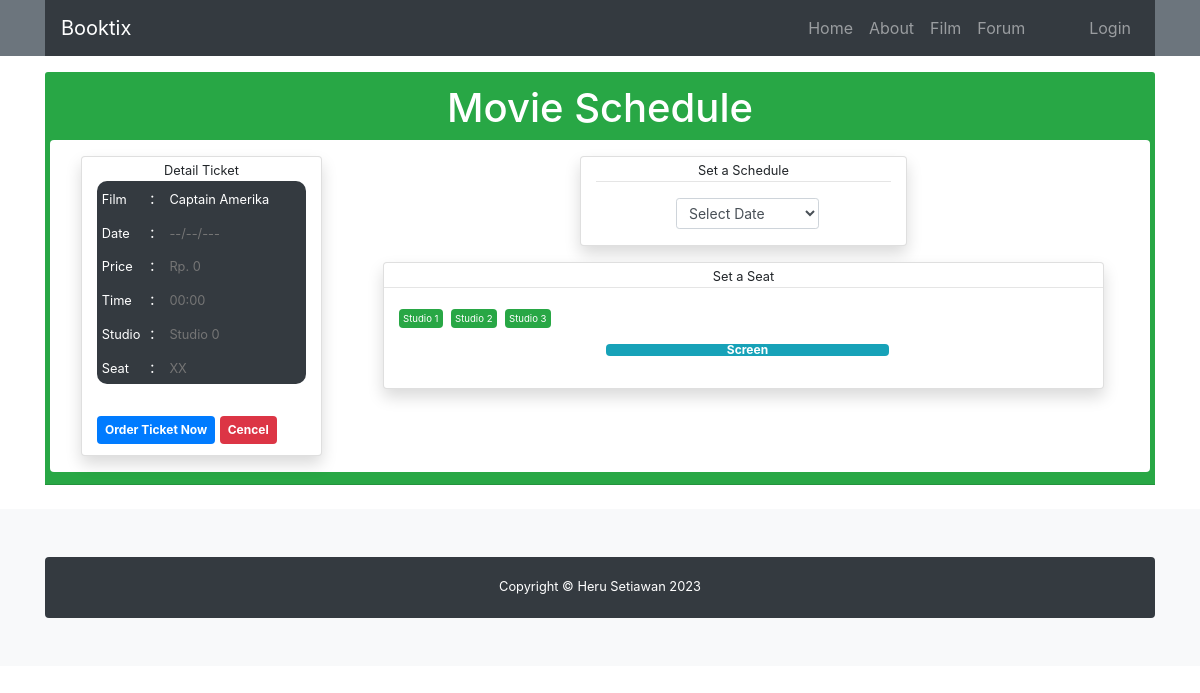
/frontend/film/movieSchedule/1, run on the app's committed database.
### tables this page shows
CREATE TABLE `tbl_film` (
  `id` int(11) NOT NULL,
  `title` varchar(100) NOT NULL,
  `img` varchar(100) NOT NULL,
  `category` varchar(100) NOT NULL,
  `description` text NOT NULL
);

CREATE TABLE `tbl_studio` (
  `id` int(11) NOT NULL,
  `name` varchar(100) NOT NULL,
  `information` varchar(128) NOT NULL,
  `is_active` int(1) NOT NULL
);

### application/controllers/frontend/Film.php (called while the page is built, shortened)
<?php
class Film extends CI_Controller
{
    public function __construct()
    {
        $this->load->model('Film_model', 'film');
        $this->load->model('Schedule_model', 'schedule');
        $this->load->model('Studio_model', 'studio');
        $this->load->model('UserCustomer_model', 'customer');
        $this->load->library('form_validation');
    }
    public function movieSchedule($idFilm)
    {
        $data['title'] = 'Movie Schedule';
        $data['user'] = $this->customer->getCustomerByUsername();
        $data['tblFilm'] = $this->film->getFilmById($idFilm);
        $data['tblSchedule'] = $this->schedule->getSchedule();
        $data['tblStudio'] = $this->studio->getStudio();
        $this->form_validation->set_rules('film', 'Film', 'trim|required|max_length[30]');
        $this->form_validation->set_rules('date', 'Date', 'trim|required|max_length[20]');
        $this->form_validation->set_rules('time', 'Time', 'trim|required|max_length[20]');
        $this->form_validation->set_rules('studio', 'Studio', 'trim|required|max_length[20]');
        $this->form_validation->set_rules('seat', 'Seat', 'trim|required|max_length[20]');
        if ($this->form_validation->run() == false) {
            $this->load->view('frontend/temp/header', $data);
            $this->load->view('frontend/film/movie_schedule', $data);
            $this->load->view('frontend/temp/footer');
        }
    }
}

### index.php (called while the page is built, shortened)
<?php
require_once BASEPATH.'core/CodeIgniter.php';

### application/models/Film_model.php (called while the page is built, shortened)
<?php
class Film_model extends CI_Model
{
    public function getFilmById($id)
    {
        return $this->db->get_where('tbl_film', ['id' => $id])->row_array();
    }
}

### application/models/Studio_model.php (called while the page is built, shortened)
<?php
class Studio_model extends CI_Model
{
    public function getStudio()
    {
        return $this->db->get('tbl_studio')->result_array();
    }
}

### application/views/frontend/film/movie_schedule.php (the view, shortened to what this page needs)
<div class="container mt-3 mb-4">
    <div class="card-header bg-success">
        <h1 class="text text-white d-flex justify-content-center">Movie Schedule</h1>
        <div class="row bg-white pt-3 pl-3 rounded-bottom rounded-top">
            <div class="col-lg-3 d-flex justify-content-end">
                <div class="card shadow col-lg mb-3" style="height: 300px;">
                    <form action="" method="post" class="form">
                        <div class="row-lg- text-center">
                            <small class="">Detail Ticket</small>
                        </div>
                        <div class="col-lg- mb-3">
                            <div class="table-responsive">
                                <table class="table table-sm table-borderless table-dark" style="border-radius: 10px;" id="dataTable" width="100%" cellspacing="0">
                                    <tfoot>
                                        <tr>
                                            <td class="col-2"><small>Film</small></td>
                                            <td class="col-1">:</td>
                                            <td>
                                                <small>
                                                    <input type="text" class="bg-dark text-white border-0  w-100" name="film" id="film" readonly required value="<?= $tblFilm['title']; ?>">
                                                </small>
                                            </td>
                                        </tr>
                                        <tr>
                                            <td><small>Date</small></td>
                                            <td>:</td>
                                            <td>
                                                <small>
                                                    <input type="text" class="bg-dark text-white border-0 w-75" name="date" id="date" readonly required value="" placeholder="--/--/---">
                                                </small>
                                            </td>
                                        </tr>
                                        <tr>
                                            <td><small>Price</small></td>
                                            <td>:</td>
                                            <td>
                                                <small>
                                                    <input type="text" class="bg-dark text-white border-0 w-75" name="price" id="price" readonly required value="" placeholder="Rp. 0">
                                                </small>
                                            </td>
                                        </tr>
                                        <tr>
                                            <td><small>Time</small></td>
                                            <td>:</td>
                                            <td>
                                                <small>
                                                    <input type="text" class="bg-dark text-white border-0 w-75" name="time" id="time" readonly required value="" placeholder="00:00">
                                                </small>
                                            </td>
                                        </tr>
                                        <tr>
                                            <td><small>Studio</small></td>
                                            <td>:</td>
                                            <td>
                                                <small>
                                                    <input type="text" class="bg-dark text-white border-0 w-75" name="studio" id="studio" readonly required value="" placeholder="Studio 0">
                                            </td>
                                        </tr>
                                        <tr>
                                            <td><small>Seat</small></td>
                                            <td>:</td>
                                            <td>
                                                <small>
                                                    <input type=" text" class="bg-dark text-white border-0 w-75" name="seat" id="seat" readonly required value="" placeholder="XX">
                                                </small>
                                            </td>
                                        </tr>
                                    </tfoot>
                                </table>
                            </div>
                        </div>
                        <div class="row-lg mb-3">
                            <?php if ($this->session->userdata('usernameCustomer')) : ?>
                                <button type="submit" class="submitForm btn badge badge-primary text-white p-2 border-0 ">Order Ticket Now</button>
                            <?php else : ?>
                                <a href="<?= base_url('frontend/auth/') ?>" class="submitOrder submitForm badge badge-primary p-2 border-0">Order Ticket Now</a>
                            <?php endif; ?>
                            <a href="<?= base_url('frontend/film/index/') ?>" class="badge badge-danger p-2">Cencel</a>
                        </div>
                    </form>
                </div>
            </div>
            <div class="col-lg-9">
                <div class="col-lg- d-flex justify-content-center">
                    <div class="card shadow col-lg-5 mx-3 mb-3">
                        <div class="row-lg-3 text-center">
                            <small class="">Set a Schedule</small>
                            <hr class="m-0">
                        </div>
                        <div class="row-lg-3 mb-3 mt-3">
                            <div class="lg pl-2">
                                <div class="lg d-flex justify-content-center">
                                    <select name="sch_id" id="sch_id" class="form-control form-control-sm w-50 d-flex justify-content-center">
                                        <option value="">Select Date</option>
                                    </select>
                                </div>
                            </div>
                        </div>
                    </div>
                </div>
                <div class="col-lg">
                    <div class="card shadow col-lg- mx-3 mb-3">
                        <div class="row-lg-3 text-center">
                            <small class="">Set a Seat</small>
                            <hr class="m-0">
                        </div>
                        <div class="col-lg mb-3 mt-3">
                            <?php foreach ($tblStudio as $studio) : ?>
                                <?php if ($studio['is_active'] == 1) : ?>
                                    <a href="#" data-id="<?= $studio['id']; ?>" data-s="<?= $studio['name']; ?>" class="astudio badge badge-success pl-1 pr-1 pb-1 mr-1"><small><?= $studio['name'] ?></small></a>
                                <?php endif; ?>
                            <?php endforeach; ?>
                        </div>
                        <div class="col d-flex justify-content-center">
                            <div class="col-lg-9 ml-2">
                                <div class="col-lg d-flex justify-content-center p-0 m-0">
                                    <a class="col-lg-7 text-white badge badge-info rounded m-0 p-0">Screen</a>
                                </div>
                                <div class="col-lg d-flex justify-content-center p-0 m-0">
                                </div>
                            </div>
                        </div>
                    </div>
                </div>
            </div>
        </div>
    </div>
</div>

### data on the page
tbl_film: film "Captain Amerika"
tbl_studio: name "Studio 1"
tbl_studio: name "Studio 2"
tbl_studio: name "Studio 3"
